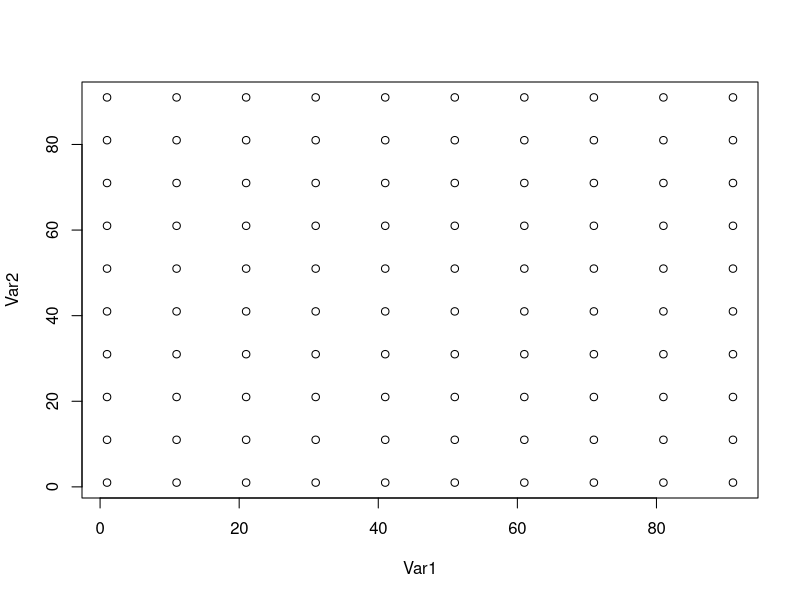
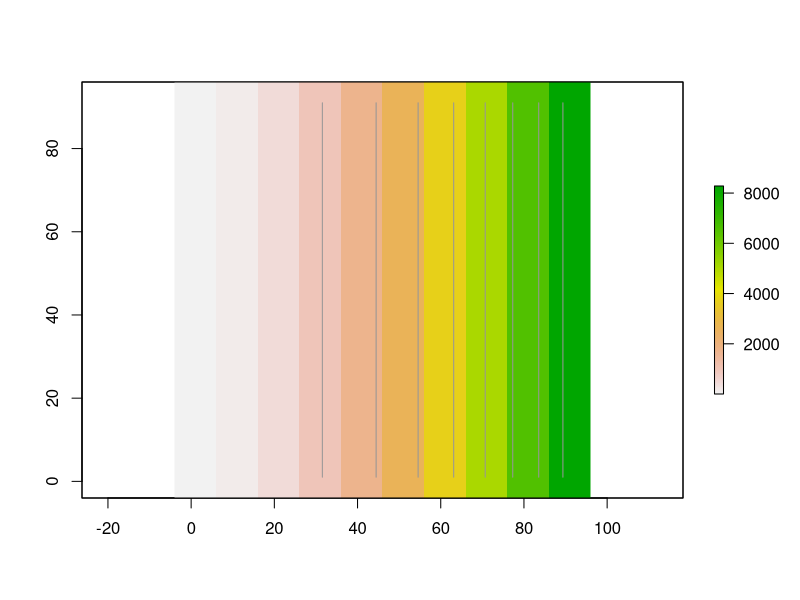
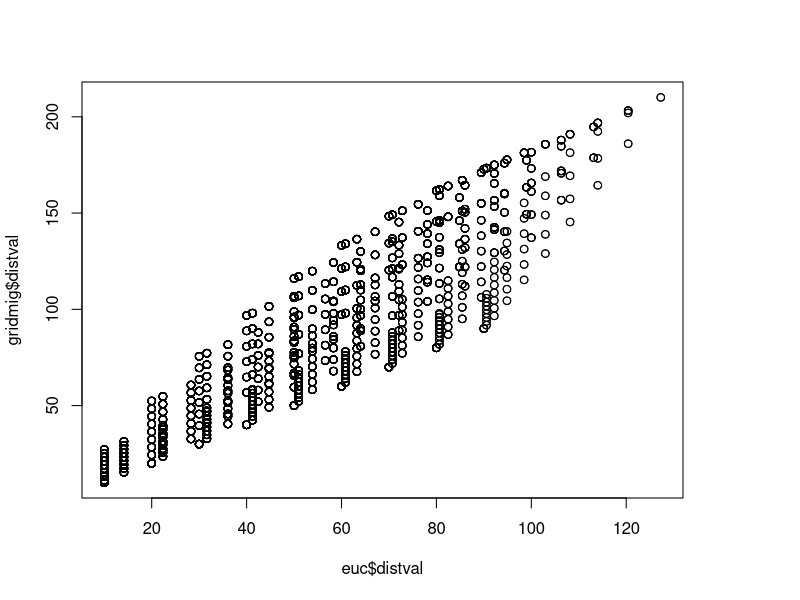

Recreate these plots in R, in order. (Note: this script raises an error after producing the figures.)
## .................................................................................
## Purpose: Make a lattice model to use for the polySimIBD modeling framework
##
## Notes:
## .................................................................................
library(tidyverse)
library(raster)
set.seed(48)

#............................................................
# Make a spatial setup to ask two question (01; 02 scripts)
#     Will use a Lattice Model
#...........................................................
#......................
# Lattice
#......................
nCell <- 100
coords <- round(seq(1, nCell, by = 10))
latticemodel <- expand.grid(coords, coords)
plot(latticemodel)
colnames(latticemodel) <- c("longnum", "latnum")


#......................
# migration on a ramp
#......................
latticemodel <- latticemodel %>%
  dplyr::mutate(migration = purrr::map_dbl(longnum, function(x){ x^2 })) # euclidean distance along x-axis only from origin

# visualize to confirm
plot(raster::rasterFromXYZ(latticemodel))
raster::contour(raster::rasterFromXYZ(latticemodel),
                add = TRUE, drawlabels = FALSE, col = "#969696")

# store, same approx order of mag as distance for migration
latticemodel <- latticemodel %>%
  dplyr::mutate(migration = migration/1e2,
                deme = 1:dplyr::n())


#............................................................
# true distance matrix based on gridmig
#...........................................................
# convert to raster
rstr <- raster::rasterFromXYZ(latticemodel)

#......................
# get combinations I need
#......................
locatcomb <- t(combn(sort(values(rstr$deme)), 2)) %>%
  tibble::as_tibble(., .name_repair = "minimal") %>%
  magrittr::set_colnames(c("deme1", "deme2"))

#......................
# calculate for euclidean and height
#......................
# euc and height
gridmig <- furrr::future_pmap_dbl(locatcomb, function(deme1, deme2){
  # get long lat
  xy1 <- latticemodel[latticemodel$deme == deme1, c("longnum", "latnum")]
  xy2 <- latticemodel[latticemodel$deme == deme2, c("longnum", "latnum")]

  # get height
  height1 <- raster::extract(rstr, xy1)[, "migration"]
  height2 <- raster::extract(rstr, xy2)[, "migration"]

  # euclidean distance
  euc <- dist(rbind(xy1, xy2))
  # "connectedness" is 1/distance plus difference in "heights" -- i.e. if same "plane" or not
  height <- sqrt((height2 - height1)^2)
  ret <- euc +  height
  return(ret)})

# save out for later
gridmig <- dplyr::bind_cols(locatcomb, distval = gridmig)
# spread out values for matrix
gridmigmat <- gridmig %>%
  tidyr::pivot_wider(data = .,
                     names_from = "deme2",
                     values_from = "distval")
gridmigmat[,1] <- NA
gridmigmat <- rbind.data.frame(gridmigmat, rep(NA, ncol(gridmigmat)))
# convert to matrix
gridmigmat <- as.matrix(gridmigmat)
# make symmetrical
gridmigmat[lower.tri(gridmigmat)]  <- t(gridmigmat)[lower.tri(gridmigmat)]

# liftover to migration PROBABILITY matrix w/out the diagonal
gridmigmat <- exp(-gridmigmat)
gridmigmat <- gridmigmat/rowSums(gridmigmat, na.rm = T)

# now add in diagonal and offset for stay more often -- 50% time at home
max_val <- max(gridmigmat, na.rm = T)
diag(gridmigmat) <- 1
# now re-make probability matrix
gridmigmat <- gridmigmat/rowSums(gridmigmat)

# sanity
table( sample(1:ncol(gridmigmat), size = 1e3, prob = gridmigmat[1,], replace = T) )
table( sample(1:ncol(gridmigmat), size = 1e3, prob = gridmigmat[56,], replace = T) )

#......................
# calculate for euclidean
#   NB -- this euclidean matrix is not use in this script -- it is saved for use in the Fq script
#......................
# euclidean
euc <- furrr::future_pmap_dbl(locatcomb, function(deme1, deme2){
  # get long lat
  xy1 <- latticemodel[latticemodel$deme == deme1, c("longnum", "latnum")]
  xy2 <- latticemodel[latticemodel$deme == deme2, c("longnum", "latnum")]

  # euclidean distance
  euc <- dist(rbind(xy1, xy2))
  return(as.numeric(euc))})

# save out for later
euc <- dplyr::bind_cols(locatcomb, distval = euc)
# spread out values for matrix
eucmat <- euc %>%
  tidyr::pivot_wider(data = .,
                     names_from = "deme2",
                     values_from = "distval")
eucmat[,1] <- NA
eucmat <- rbind.data.frame(eucmat, rep(NA, ncol(eucmat)))
# convert to matrix
eucmat <- as.matrix(eucmat)
# make symmetrical
eucmat[lower.tri(eucmat)]  <- t(eucmat)[lower.tri(eucmat)]

# liftover to migration PROBABILITY matrix w/out the diagonal
eucmat <- exp(-eucmat)
eucmat <- eucmat/rowSums(eucmat, na.rm = T)

# now add in diagonal element
max_val <- max(eucmat, na.rm = T)
# some offset for more stay -- about 50% of time want them to stay
diag(eucmat) <- 1

# liftover to migration PROBABILITY matrix WITH the diagonal
eucmat <- eucmat/rowSums(eucmat)

# sanity
table( sample(1:ncol(eucmat), size = 1e3, prob = eucmat[1,], replace = T) )
table( sample(1:ncol(eucmat), size = 1e3, prob = eucmat[56,], replace = T) )

# quick compare
plot(euc$distval, gridmig$distval)

#............................................................
# Save out
#...........................................................
dir.create("data/sim_data/")
saveRDS(latticemodel, "data/sim_data/lattice_model.rds")
saveRDS(eucmat, "data/sim_data/euclidean_prob_matrix.rds")
saveRDS(gridmigmat, "data/sim_data/gridmig_prob_matrix.rds")
saveRDS(gridmig, "data/sim_data/gridmig_geodist.rds")
saveRDS(euc, "data/sim_data/euclidean_geodist.rds")
